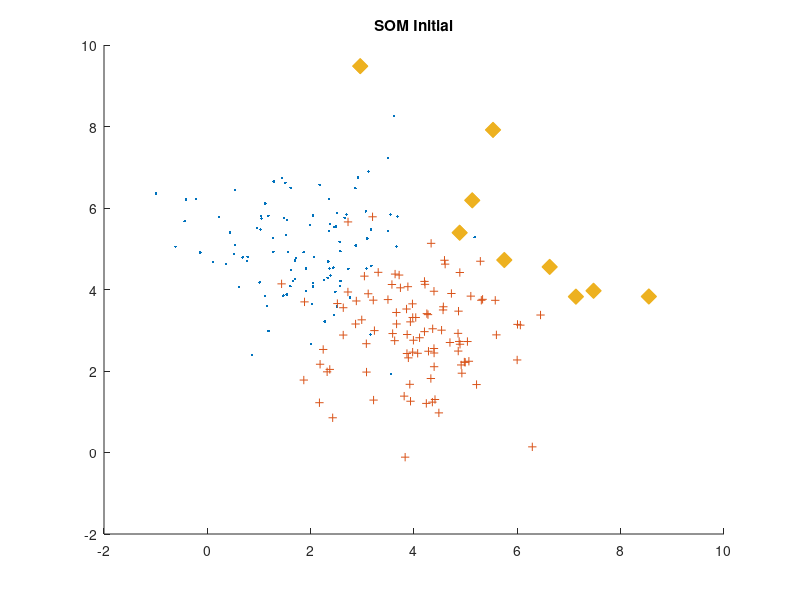

Write MATLAB code to recreate this figure. (Note: this script raises an error after producing the figure.)
clear all; clc;
X = mvnrnd([2 5], [1 1], 100); %OG data
Y = mvnrnd([4 3], [1 1], 100);

Z = vertcat(X,Y);

com = mean([Z(:,1) Z(:,2)]);

neurons = mvnrnd([5 5], [5 5], 9); %Bad neuron initialization

% neurons = mvnrnd([com(1) com(2)], [1 1], 9); %Good neuron initialization

figure
hold on
plot(X(:,1),X(:,2),'.'); %plot
plot(Y(:,1),Y(:,2),'+');
title('SOM Initial');
plot(neurons(:,1),neurons(:,2),'x','linewidth',8); %plot

Z = Z';
neurons = neurons';

learningrate = 0.05;

epochs = 200;

while(epochs > 1) %train for set epoch
BMU = [];
for i = 1:length(Z) %for each input vector
   dist = [];
   for j = 1:length(neurons) %for each neuron
   dist = [dist; (sqrt((neurons(1,j)-Z(1,i)).^2+(neurons(2,j)-Z(2,i)).^2))];
   %^makes a matrix of the distances from each neuron to the input vector
   end
   BMU = [BMU;findBMU(dist)]; %Calls fuction to find BMU for that iteration
end

%update loop
for j = 1:length(neurons) 
winners = [];
    for k = 1:length(BMU)
    %finds all input vectors for which each neuron is a winner
       if(j == BMU(k))
       winners = [winners;Z(1,k) Z(2,k)]; 
       end
    end
    if(isempty(winners) == 0)
        if(size(winners,1) > 1)
            mu = mean(winners);
        else
            mu = winners;
        end
    distance = [(neurons(1,j)-mu(1)) (neurons(2,j)-mu(2))];
    update = neurons(:,j)' - learningrate*distance;
    neurons(:,j) = update;
    %neurons move towards the mean of all winning points according to the
    %update rule and the learning rate set above.
    end
end
epochs = epochs - 1; %decrement number of epochs left
end

neurons = neurons';

figure
hold on
plot(X(:,1),X(:,2),'.'); %plot
plot(Y(:,1),Y(:,2),'+');
title('SOM final');
plot(neurons(:,1),neurons(:,2),'x','linewidth',8); %plot


function x = findBMU(dist)  %retrns index of closest neuron
minima = min(dist);
for i = 1:length(dist)
   if(dist(i) == minima)
       x = i;
   end
end
end
